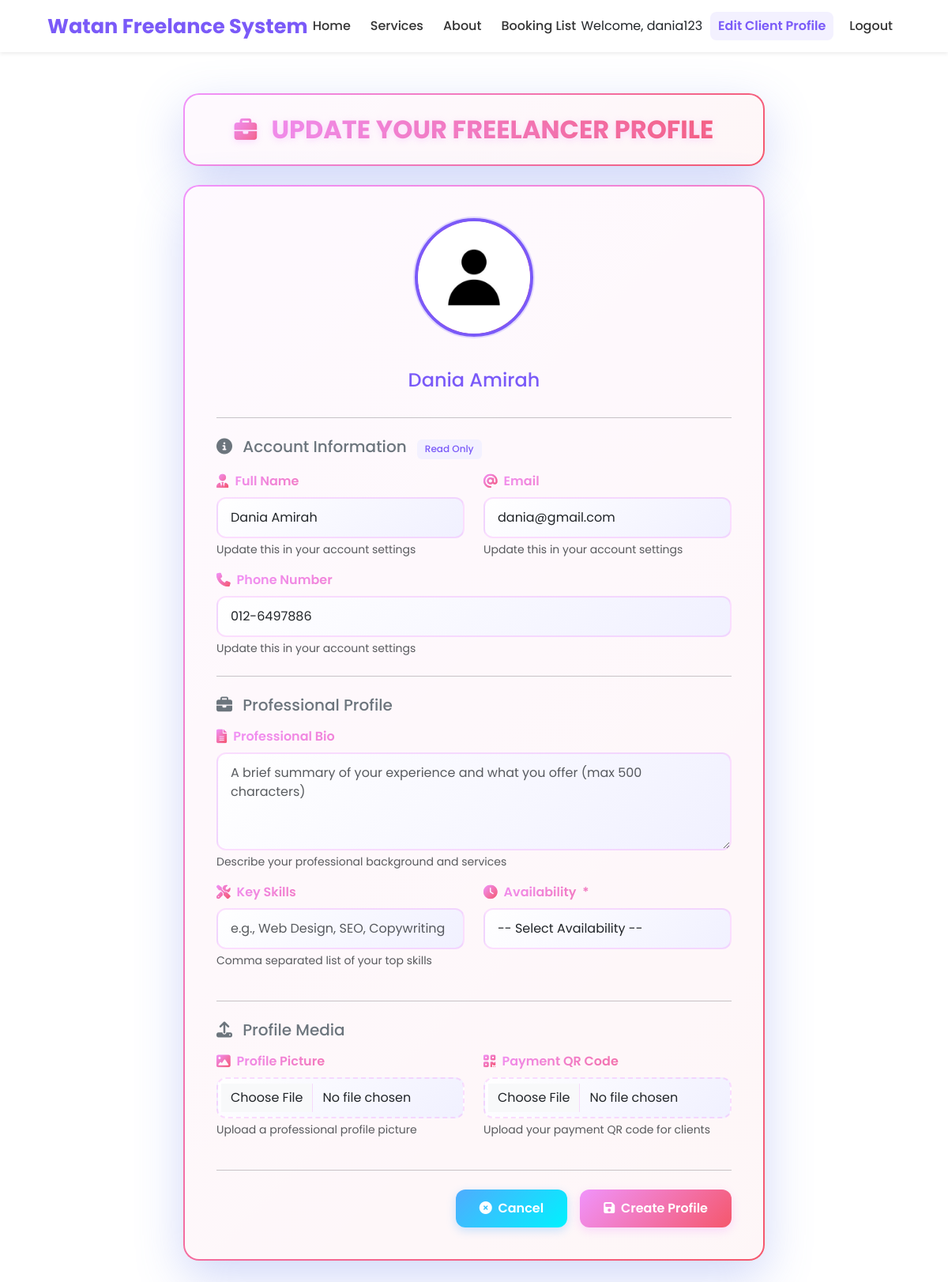
The app's page /freelancer_form.php (signed in) with its own data.
### tables this page shows
CREATE TABLE `users` (
  `id` int(11) NOT NULL,
  `username` varchar(100) NOT NULL,
  `phone` varchar(12) NOT NULL,
  `password` varchar(255) NOT NULL,
  `role` enum('client','admin','freelancer') NOT NULL,
  `created_at` timestamp NULL DEFAULT current_timestamp(),
  `fullname` varchar(100) DEFAULT NULL,
  `email` varchar(100) DEFAULT NULL
);

### freelancer_form.php (the view, shortened to what this page needs)
<?php
include_once 'database.php';
$user_id = $_SESSION['id'];
$editrow = [];
$user_info = [];
try {
    $stmt = $conn->prepare("SELECT fullname, email, phone FROM users WHERE id = :user_id");
    $stmt->bindParam(':user_id', $user_id);
    $stmt->execute();
    $user_info = $stmt->fetch(PDO::FETCH_ASSOC);
} catch (PDOException $e) {
    die("Error fetching user information: " . $e->getMessage());
}
try {
    $stmt = $conn->prepare("SELECT * FROM freelancers WHERE user_id = :user_id");
    $stmt->bindParam(':user_id', $user_id);
    $stmt->execute();
    $editrow = $stmt->fetch(PDO::FETCH_ASSOC);
} catch (PDOException $e) {
    die("Error fetching freelancer profile: " . $e->getMessage());
}
$is_edit_mode = !empty($editrow);
$avatar_source = 'default_pic.jpg';
if (!empty($editrow['profile_picture'])) {
    $avatar_source = 'uploads/' . htmlspecialchars($editrow['profile_picture']);
} elseif (file_exists('default_pic.jpg')) {
    $avatar_source = 'default_pic.jpg';
} elseif (file_exists('default_pic.png')) {
    $avatar_source = 'default_pic.png';
}
?>
<!DOCTYPE html>
<html lang="en">
<head>
    <link href="https://cdn.jsdelivr.net/npm/bootstrap@5.3.2/dist/css/bootstrap.min.css" rel="stylesheet">
    <link href="https://cdnjs.cloudflare.com/ajax/libs/font-awesome/6.4.2/css/all.min.css" rel="stylesheet">
</head>
<body>
<?php
    $isLoggedIn = isset($_SESSION['username']);
    $currentUsername = $_SESSION['username'] ?? '';
    $role = strtolower($_SESSION['role'] ?? $_SESSION['user_type'] ?? '');
    $profileLink = ($role === 'client') ? 'client.php' : 'freelancer_form.php';
    $profileLabel = ($role === 'client') ? 'Edit Client Profile' : 'Edit Freelancer Profile';
?>
<nav>
    <div class="logo">Watan Freelance System</div>
    <ul>
        <li><a href="dashboard.php">Home</a></li>
        <li><a href="browse_services.php">Services</a></li>
        <li><a href="about.php">About</a></li>
        <?php if ($isLoggedIn && $role === 'freelancer'): ?>
            <li><a href="freelancer_booking_list.php">Booking List</a></li>
        <?php elseif ($isLoggedIn && $role === 'client'): ?>
            <li><a href="client_booking_list.php">Booking List</a></li>
        <?php endif; ?>
    </ul>
    <div class="nav-actions">
        <?php if ($isLoggedIn): ?>
            <span>Welcome, <?php echo htmlspecialchars($currentUsername); ?></span>
            <a class="link-signin" href="<?php echo $profileLink; ?>" style="background-color: #f3f1ff; color: #7a5af8; font-weight: 600;">
              <i class="bi bi-person-gear"></i> <?php echo $profileLabel; ?>
            </a>
            <a class="link-signin" href="logout.php">Logout</a>
        <?php else: ?>
            <a class="link-signin" href="login.php">Sign in</a>
            <button class="btn-join-nav" onclick="location.href='registration.php'">Join</button>
        <?php endif; ?>
    </div>
</nav>
<div class="container py-5">
    <div class="row justify-content-center">
        <div class="col-lg-8">
            <div class="profile-card text-center mb-4">
            <h2><i class="fas fa-briefcase me-2"></i>UPDATE YOUR FREELANCER PROFILE</h2>
        </div>
            <form action="freelancer_process.php" method="post" enctype="multipart/form-data" class="form-section">
                <div class="d-flex flex-column align-items-center mb-4">
                    <div class="avatar-preview-container">
                        <img id="avatar-preview"
                             src="<?= $avatar_source ?>"
                             alt="Profile Picture"
                             class="avatar-preview">
                    </div>
                    <h4 class="mt-3" style="color: var(--primary-purple);">
                        <?= htmlspecialchars($user_info['fullname'] ?? 'Your Name') ?>
                    </h4>
                </div>
                <hr class="mb-4">
                <h5 class="text-secondary mb-3"><i class="fas fa-info-circle me-2"></i> Account Information <span class="info-badge">Read Only</span></h5>
                <div class="row">
                    <div class="col-md-6 mb-3">
                        <label for="fullname" class="form-label"><i class="fas fa-user-tie"></i> Full Name</label>
                        <input type="text" id="fullname" name="fullname" class="form-control"
                               value="<?= htmlspecialchars($user_info['fullname'] ?? '') ?>"
                               autocomplete="name"
                               readonly disabled>
                        <div class="form-text">Update this in your account settings</div>
                    </div>
                    <div class="col-md-6 mb-3">
                        <label for="email" class="form-label"><i class="fas fa-at"></i> Email</label>
                        <input type="email" id="email" name="email" class="form-control"
                               value="<?= htmlspecialchars($user_info['email']) ?>"
                               autocomplete="email"
                               readonly disabled>
                        <div class="form-text">Update this in your account settings</div>
                    </div>
                </div>
                <div class="mb-3">
                    <label for="phone" class="form-label"><i class="fas fa-phone"></i> Phone Number</label>
                    <input type="text" id="phone" name="phone" class="form-control"
                           value="<?= htmlspecialchars($user_info['phone']) ?>"
                           autocomplete="tel"
                           readonly disabled>
                    <div class="form-text">Update this in your account settings</div>
                </div>
                <hr class="my-4">
                <h5 class="text-secondary mb-3"><i class="fas fa-briefcase me-2"></i> Professional Profile</h5>
                <div class="mb-3">
                    <label for="bio" class="form-label"><i class="fas fa-file-alt"></i> Professional Bio</label>
                    <textarea id="bio" name="bio" class="form-control" rows="4"
                              placeholder="A brief summary of your experience and what you offer (max 500 characters)"><?= htmlspecialchars($editrow['bio'] ?? '') ?></textarea>
                    <div class="form-text">Describe your professional background and services</div>
                </div>
                <div class="row">
                    <div class="col-md-6 mb-3">
                        <label for="skills" class="form-label"><i class="fas fa-tools"></i> Key Skills</label>
                        <input type="text" id="skills" name="skills" class="form-control"
                               value="<?= htmlspecialchars($editrow['skills'] ?? '') ?>"
                               placeholder="e.g., Web Design, SEO, Copywriting">
                        <div class="form-text">Comma separated list of your top skills</div>
                    </div>
                    <div class="col-md-6 mb-3">
                        <label for="availability" class="form-label"><i class="fas fa-clock"></i> Availability <span class="text-danger">*</span></label>
                        <select id="availability" name="availability" class="form-select" required>
                            <option value="">-- Select Availability --</option>
                        </select>
                    </div>
                </div>
                <hr class="my-4">
                <h5 class="text-secondary mb-3"><i class="fas fa-upload me-2"></i> Profile Media</h5>
                <div class="row">
                    <div class="col-md-6 mb-3">
                        <label for="profile_picture" class="form-label"><i class="fas fa-image"></i> Profile Picture</label>
                        <input type="file" id="profile_picture" name="profile_picture" class="form-control" accept="image/*">
                        <?php if ($is_edit_mode && !empty($editrow['profile_picture'])): ?>
                            <div class="form-text mt-1">Current: <?= htmlspecialchars($editrow['profile_picture']) ?></div>
                        <?php else: ?>
                            <div class="form-text mt-1">Upload a professional profile picture</div>
                        <?php endif; ?>
                    </div>
                    <div class="col-md-6 mb-3">
                        <label for="qr_code" class="form-label"><i class="fas fa-qrcode"></i> Payment QR Code </label>
                        <input type="file" id="qr_code" name="qr_code" class="form-control" accept=".png,.jpg,.jpeg,.gif">
                        <?php if ($is_edit_mode && !empty($editrow['qr_code'])): ?>
                            <div class="form-text mt-1">Current: <?= htmlspecialchars($editrow['qr_code']) ?></div>
                        <?php else: ?>
                            <div class="form-text mt-1">Upload your payment QR code for clients</div>
                        <?php endif; ?>
                    </div>
                </div>
                <hr class="mt-4 mb-3">
                <div class="d-flex justify-content-end pt-2">
                    <a href="freelancer_dashboard.php" class="btn btn-secondary me-3">
                        <i class="fas fa-times-circle me-1"></i> Cancel
                    </a>
                    <button type="submit" name="<?= $is_edit_mode ? 'update' : 'create' ?>"
                            class="btn btn-primary">
                        <i class="fas fa-save me-1"></i>
                        <?= $is_edit_mode ? 'Update Profile' : 'Create Profile' ?>
                    </button>
                </div>
            </form>
        </div>
    </div>
</div>
</body>
</html>

### records on screen
users: fullname "Dania Amirah", email "dania@gmail.com", phone "012-6497886"

### other values on screen
$currentUsername "dania123"
$profileLabel "Edit Client Profile"
